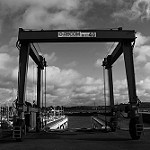
#> input picture reports/images2/1.jpg, 150 x 150 px
$ jupyter execute dft.ipynb
#> lines starting #> are read from the running program, lines starting #| are printed output that depends on the picture; after the words box and inside, x2 and y2 are one past the last pixel; in counts of white or black regions, pixels touching at a corner belong together
# Fourier Transform

## Setup

We'll use NumPy and OpenCV for image I/O, and Matplotlib for plotting. The section below contains the helper functions for all tasks in this file, to make the sections more concise and readable.

[cell 1]
import numpy as np
import matplotlib.pyplot as plt
import matplotlib as mpl
from pathlib import Path
from typing import Tuple
try:
    import cv2
    HAS_CV2 = True
except Exception:
    from PIL import Image
    HAS_CV2 = False


mpl.rcParams['figure.figsize'] = (6, 6)


def load_grayscale_image(path: str) -> np.ndarray:
    """Load an image as grayscale float32 in [0,1]."""
#> called with path = '../../reports/images2/1.jpg'
    p = Path(path)
    if not p.exists():
        raise FileNotFoundError(f"Image not found: {path}")
    if HAS_CV2:
        img = cv2.imread(str(p), cv2.IMREAD_GRAYSCALE)
#> img is the input picture: shape (150, 150); min 0, max 255, mean 87.5
        if img is None:
            raise ValueError(f"Unable to read image via OpenCV: {path}")
        img = img.astype(np.float32) / 255.0
        return img
    else:
        img = Image.open(str(p)).convert('L')
        arr = np.asarray(img, dtype=np.float32) / 255.0
        return arr


def show_image(img: np.ndarray, title: str = "", cmap: str = "gray") -> None:
    plt.imshow(np.clip(img, 0, 1), cmap=cmap)
    plt.title(title)
    plt.axis('off')
    plt.show()


def fft2_img(img: np.ndarray) -> np.ndarray:
    return np.fft.fft2(img)


def fftshift_spectrum(F: np.ndarray) -> np.ndarray:
    return np.fft.fftshift(F)


def ifft2_img(F: np.ndarray) -> np.ndarray:
    img_rec = np.fft.ifft2(F)
    return np.real(img_rec)


def magnitude_spectrum(F_shift: np.ndarray, log: bool = True, eps: float = 1e-8) -> np.ndarray:
#> called with F_shift = array of shape (150, 150), log = True, eps = 1e-08
    mag = np.abs(F_shift)
    if log:
        mag = np.log(mag + eps)
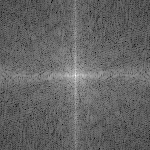
#> mag: shape (150, 150) float64; min -2.47, max 8.95, mean 2.03; drawn with min black and max white
    mag = (mag - mag.min()) / (mag.max() - mag.min() + 1e-12)
    return mag


def make_low_pass_mask(shape: Tuple[int,int], radius: int) -> np.ndarray:
    H, W = shape
    Y, X = np.ogrid[:H, :W]
    cy, cx = H // 2, W // 2
    dist2 = (Y - cy)**2 + (X - cx)**2
    mask = (dist2 <= radius**2).astype(np.float32)
    return mask


def make_high_pass_mask(shape: Tuple[int,int], radius: int) -> np.ndarray:
    return 1.0 - make_low_pass_mask(shape, radius)


def apply_filter_in_frequency(F_shift: np.ndarray, mask: np.ndarray) -> np.ndarray:
    return F_shift * mask

## 1) DFT of a grayscale image

Load a grayscale image, compute its 2D DFT, and visualize the magnitude spectrum.

[cell 2]
IMAGE_PATH = "../../reports/images2/1.jpg"
try:
    img = load_grayscale_image(IMAGE_PATH)
except FileNotFoundError:
    Y, X = np.mgrid[0:256, 0:256]
    img = (np.sin(2*np.pi*X/16) + np.sin(2*np.pi*Y/32)) * 0.25 + 0.5
    img = img.astype(np.float32)
    IMAGE_PATH = "<synthetic>"

F = fft2_img(img)
F_shift = fftshift_spectrum(F)
mag = magnitude_spectrum(F_shift, log=True)

# Display original and magnitude spectrum side-by-side
fig, axes = plt.subplots(1, 2, figsize=(14, 6))
axes[0].imshow(np.clip(img, 0, 1), cmap='gray')
axes[0].set_title(f"Original (source: {IMAGE_PATH})")
axes[0].axis('off')

axes[1].imshow(mag, cmap='magma')
axes[1].set_title('Magnitude spectrum (log normalized)')
axes[1].axis('off')

plt.tight_layout()
plt.show()

### Explanation and how to read the spectrum

Applying the 2‑D discrete Fourier transform (DFT) rewrites the image as a weighted sum of spatial sinusoids. The magnitude abs(F(u,v)) tells us how much of each spatial frequency is present, while the phase encodes where structures appear. For visualization, the zero‑frequency (DC) term is shifted to the center (fftshift), and we plot log(abs(F)+ε) to compress the dynamic range so both strong and subtle components are visible.

Bright energy close to the center indicates that most power is in low frequencies, i.e., smooth content. A horizontal bright band across the center means strong vertical repetition in the image; a vertical band indicates repeated horizontal structure; diagonal streaks correspond to oriented textures.

## 2) Low-pass filtering

We keep low frequencies and attenuate high frequencies (noise/edges). Use a circular mask with radius R around the DC center.

[cell 3]
R = 40

# Build mask and apply
lp_mask = make_low_pass_mask(img.shape, radius=R)
F_lp = apply_filter_in_frequency(F_shift, lp_mask)
img_lp = ifft2_img(np.fft.ifftshift(F_lp))
#> in ifft2_img, `return np.real(img_rec)`:
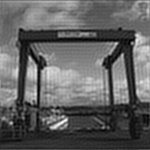
#> returned value: shape (150, 150) float64; min -0.0761, max 1.01, mean 0.343; drawn with min black and max white
img_lp = np.clip(img_lp, 0.0, 1.0)

fig, axes = plt.subplots(1, 3, figsize=(16, 5))

axes[0].imshow(np.clip(img, 0, 1), cmap='gray')
axes[0].set_title('Original')
axes[0].axis('off')

axes[1].imshow(np.clip(img_lp, 0, 1), cmap='gray')
axes[1].set_title('Low-pass filtered')
axes[1].axis('off')

axes[2].imshow(lp_mask, cmap='magma')
axes[2].set_title(f'Mask (low-pass, R={R})')
axes[2].axis('off')

plt.tight_layout()
plt.show()

A circular low‑pass mask keeps all frequencies within a radius R of the spectrum center and suppresses higher frequencies. In the spatial domain, this removes rapid intensity changes: the reconstruction becomes smoother, small details and sensor noise are removed, and edges look softer. Increasing R raises the cut‑off and preserves more detail (weaker denoising), decreasing R lowers the cut‑off and yields stronger blur (stronger denoising).

Because the mask has a sharp boundary, slight Gibbs‑style ringing can appear near strong edges. A Gaussian low‑pass offers a gentler transition with fewer artifacts at the cost of a less precise cut‑off.

## 3) High-pass filtering

We remove low frequencies (smooth background) to highlight edges and fine details.

[cell 4]
R = 15

hp_mask = make_high_pass_mask(img.shape, radius=R)
F_hp = apply_filter_in_frequency(F_shift, hp_mask)
img_hp = ifft2_img(np.fft.ifftshift(F_hp))
#> in ifft2_img (call 2), `return np.real(img_rec)`:
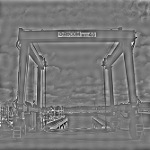
#> returned value: shape (150, 150) float64; min -0.668, max 0.75, mean -1.97e-19; drawn with min black and max white

img_hp_disp = img_hp - img_hp.min()
img_hp_disp = img_hp_disp / (img_hp_disp.max() - img_hp_disp.min() + 1e-12)

fig, axes = plt.subplots(1, 3, figsize=(16, 5))

axes[0].imshow(np.clip(img, 0, 1), cmap='gray')
axes[0].set_title('Original')
axes[0].axis('off')

axes[1].imshow(np.clip(img_hp_disp, 0, 1), cmap='gray')
axes[1].set_title('High-pass filtered (rescaled)')
axes[1].axis('off')

axes[2].imshow(hp_mask, cmap='magma')
axes[2].set_title(f'Mask (high-pass, R={R})')
axes[2].axis('off')

plt.tight_layout()
plt.show()
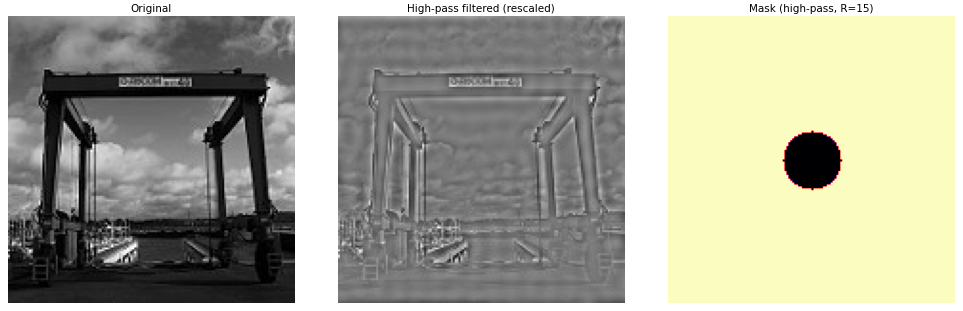
#> figure drawn by matplotlib, 3 panels

The high‑pass filter uses the complement of the low‑pass mask, suppressing low frequencies near the center and keeping energy outside the radius R. The inverse transform emphasizes derivatives: edges and fine texture are amplified while slowly varying backgrounds are reduced. Because high‑pass outputs are roughly zero‑mean, we rescale them for display. This affects appearance but not the qualitative effect.

Larger R removes more low‑frequency content and produces stronger edge enhancement, but it also amplifies noise and can introduce haloing around high‑contrast contours. Smaller R gives gentler sharpening and keeps more of the details in the picture.

## 4) Compression with Fourier coefficients

We keep only a fraction p of the largest-magnitude Fourier coefficients and reconstruct the image. We then examine quality vs. compression.

[cell 5]
def compress_by_topk(F: np.ndarray, keep_ratio: float) -> np.ndarray:
    assert 0.0 < keep_ratio <= 1.0, "keep_ratio must be in (0,1]"
    flat = np.abs(F).ravel()
    k = max(1, int(np.ceil(len(flat) * keep_ratio)))
    thresh = np.partition(flat, -k)[-k]
    mask = (np.abs(F) >= thresh).astype(np.float32)
    return F * mask, mask


keep_list = [0.01, 0.05, 0.1, 0.3]
results = []

for keep_ratio in keep_list:
    F_topk, mask_topk = compress_by_topk(F, keep_ratio)
    img_rec = ifft2_img(F_topk)
    img_rec = np.clip(img_rec, 0.0, 1.0)
    mse = float(np.mean((img_rec - img) ** 2))
    results.append((keep_ratio, mse, img_rec, mask_topk))
#> this loop made 4 passes
#> (k in compress_by_topk, thresh in compress_by_topk, mse) on passes 1 to 4: (225, 100.7, 0.011), (1125, 34.98, 0.00527), (2250, 23.36, 0.00348), (6750, 11.25, 0.00123)
#> pass 1, in compress_by_topk, `mask = (np.abs(F) >= thresh).astype(np.float32)`:
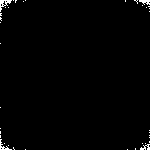
#> mask: shape (150, 150) float32; values 0 (black) and 1 (white), 1% white in thin lines or dots
#> pass 1, `img_rec = ifft2_img(F_topk)`:
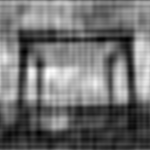
#> img_rec: shape (150, 150) float64; min -0.0693, max 0.86, mean 0.343; drawn with min black and max white
#> pass 1, `img_rec = np.clip(img_rec, 0.0, 1.0)`:
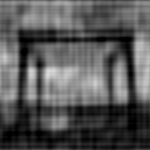
#> img_rec: shape (150, 150) float64; min 0, max 0.86, mean 0.343
#> pass 2, in compress_by_topk (call 2), `mask = (np.abs(F) >= thresh).astype(np.float32)`:
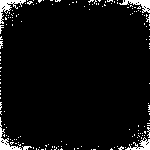
#> mask: shape (150, 150) float32; values 0 (black) and 1 (white), 5% white; 169 white regions (164 under 20 px), largest, box (x1, y1, x2, y2) and area: (0, 0, 26, 24) 206, (119, 0, 150, 13) 173, (0, 117, 22, 150) 173, (125, 137, 150, 150) 139, (22, 146, 32, 150) 25
#> after the loop, results = 4 items

for keep_ratio, mse, img_rec, mask_topk in results:
    fig, axes = plt.subplots(1, 2, figsize=(14, 5))

    axes[0].imshow(np.fft.fftshift(mask_topk), cmap='magma')
    axes[0].set_title(f"Mask (keep={keep_ratio*100:.0f}%)")
    axes[0].axis('off')

    axes[1].imshow(img_rec, cmap='gray')
    axes[1].set_title(f"Reconstruction (MSE={mse:.4f})")
    axes[1].axis('off')

    plt.tight_layout()
    plt.show()
#> this loop made 4 passes
#> (keep_ratio, mse) on passes 1 to 4: (0.01, 0.011), (0.05, 0.00527), (0.1, 0.00348), (0.3, 0.00123)
#> pass 1, `plt.show()`:
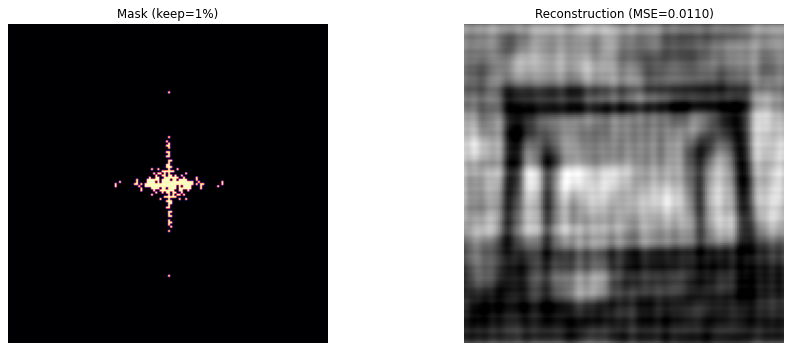
#> figure drawn by matplotlib, 2 panels
#> pass 2, `plt.show()`:
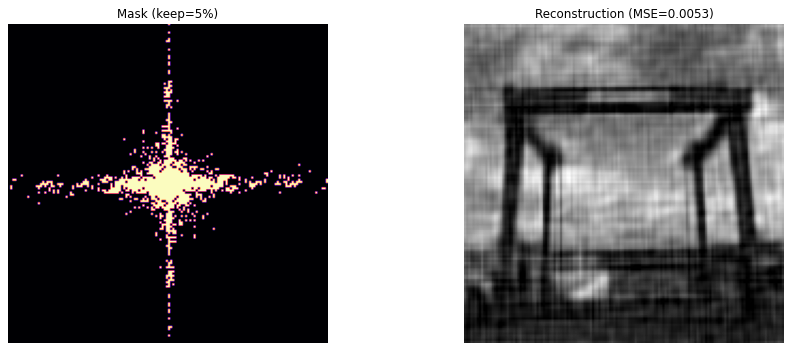
#> figure drawn by matplotlib, 2 panels

print("Compression summary (keep_ratio, MSE):")
for keep_ratio, mse, *_ in results:
    print(f"- {keep_ratio*100:.0f}% -> MSE={mse:.6f}")

$ run again, with reports/images2/Pasted image 20251015145529.png saved as reports/images2/1.jpg
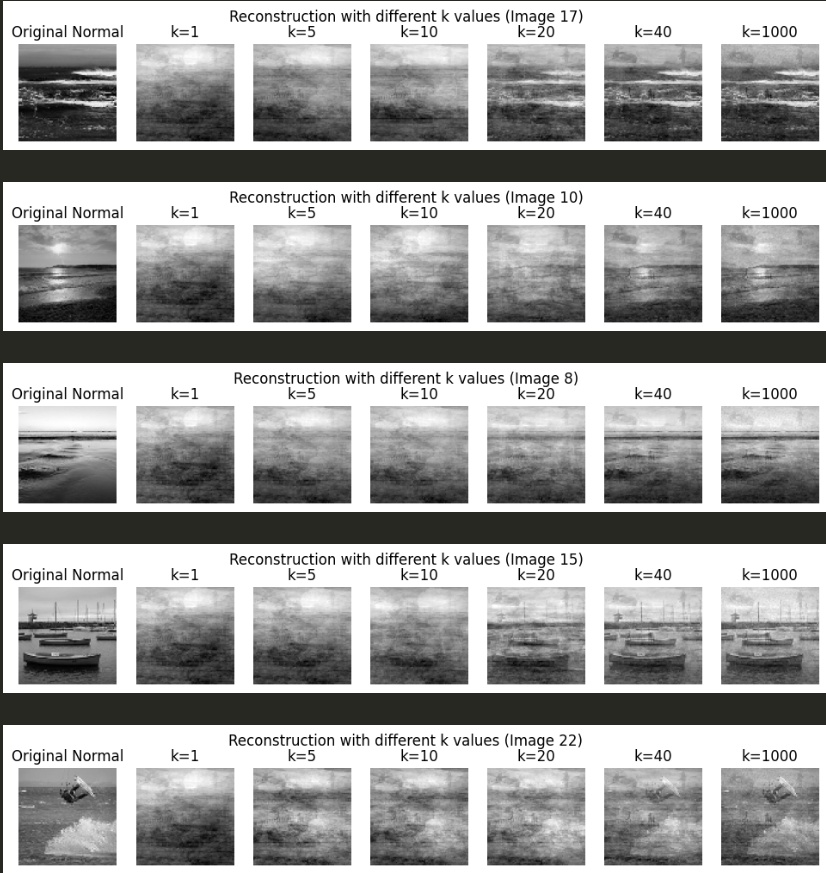
#> input picture reports/images2/Pasted image 20251015145529.png, 826 x 873 px
#> the loop `for keep_ratio in keep_list:` made 4 passes
#> (k in compress_by_topk, thresh in compress_by_topk, mse) on passes 1 to 4: (7211, 400.8, 0.00541), (36055, 156.1, 0.00243), (72110, 101.4, 0.00138), (216330, 40.6, 0.000308)
#> pass 1, in compress_by_topk, `mask = (np.abs(F) >= thresh).astype(np.float32)`:
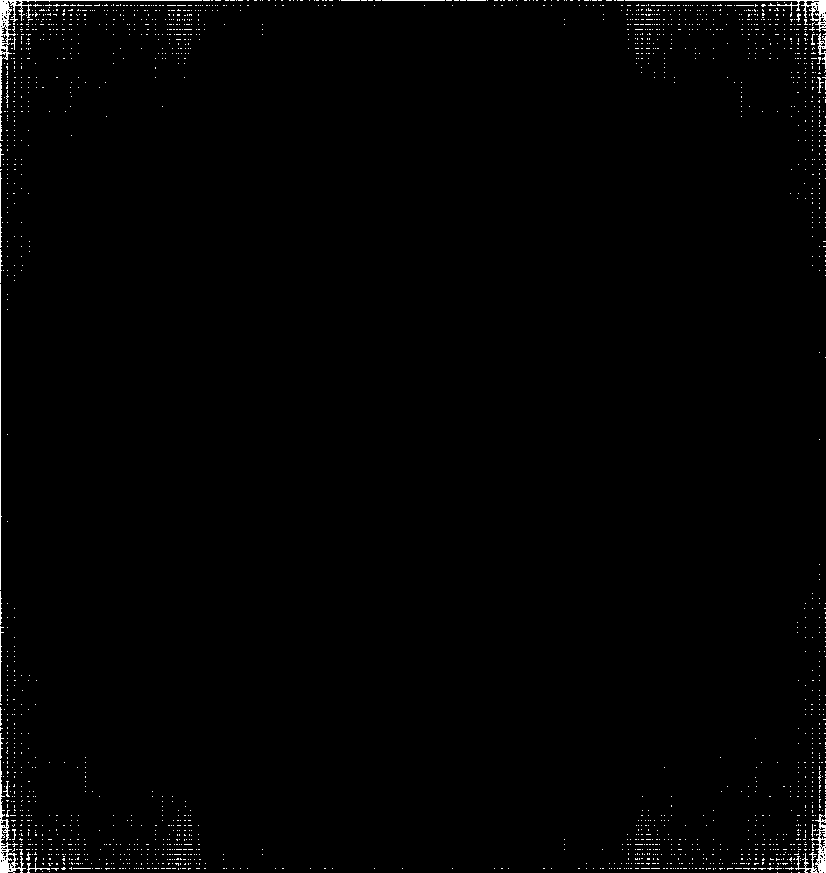
#> mask: shape (873, 826) float32; values 0 (black) and 1 (white), 1% white in thin lines or dots
#> after the loop `for keep_ratio in keep_list:`: results = 4 items
#> the loop `for keep_ratio, mse, img_rec, mask_topk in results:` made 4 passes
#> (keep_ratio, mse) on passes 1 to 4: (0.01, 0.00541), (0.05, 0.00243), (0.1, 0.00138), (0.3, 0.000308)
#> pass 2, `plt.show()`:
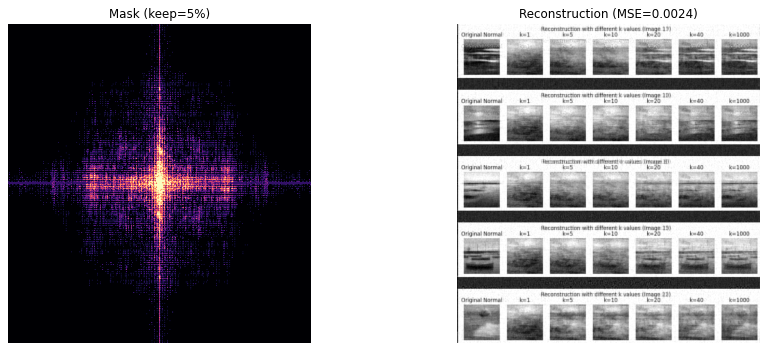
#> figure drawn by matplotlib, 2 panels
#> the loop `for keep_ratio, mse, *_ in results:` made 4 passes
#> (printed output is left out)

$ run again, with reports/images2/Pasted image 20251015145752.png saved as reports/images2/1.jpg
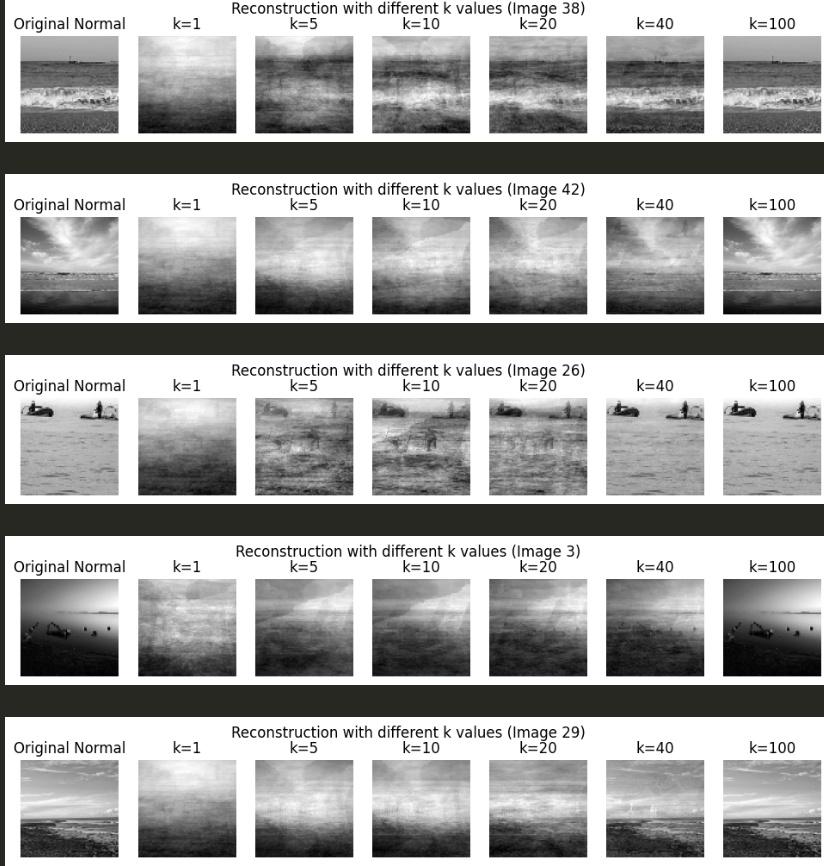
#> input picture reports/images2/Pasted image 20251015145752.png, 824 x 866 px
#> the loop `for keep_ratio in keep_list:` made 4 passes
#> (k in compress_by_topk, thresh in compress_by_topk, mse) on passes 1 to 4: (7136, 406.5, 0.00545), (35680, 155.8, 0.0024), (71359, 100.3, 0.00137), (214076, 39.93, 0.000293)
#> after the loop `for keep_ratio in keep_list:`: results = 4 items
#> the loop `for keep_ratio, mse, img_rec, mask_topk in results:` made 4 passes
#> (keep_ratio, mse) on passes 1 to 4: (0.01, 0.00545), (0.05, 0.0024), (0.1, 0.00137), (0.3, 0.000293)
#> pass 2, `plt.show()`:
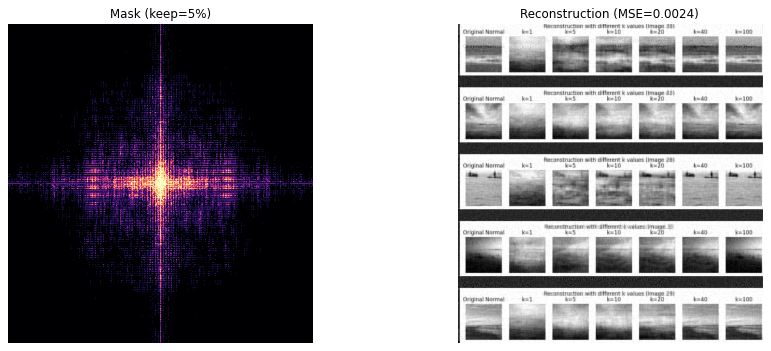
#> figure drawn by matplotlib, 2 panels
#> the loop `for keep_ratio, mse, *_ in results:` made 4 passes
#> (printed output is left out)
